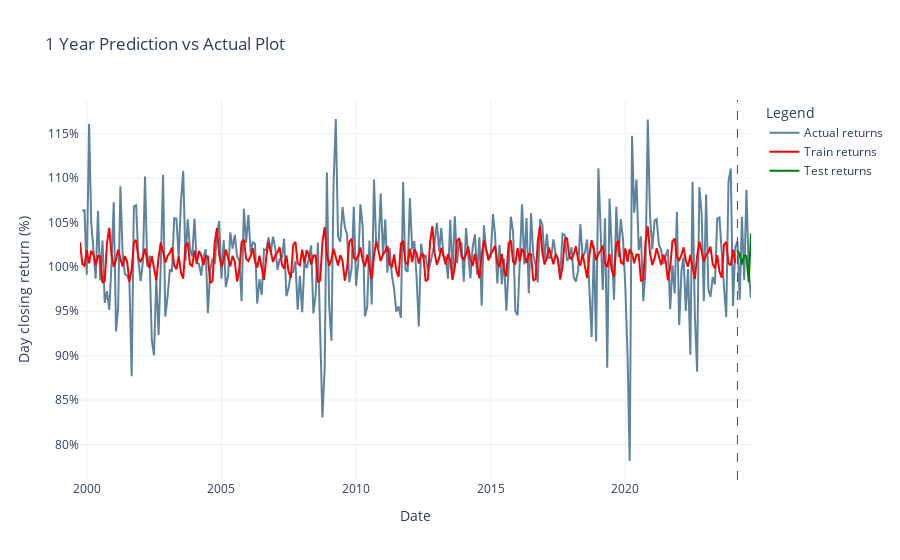

Write notebook code for a chart like this one.
### Code cell
forecasts = train_and_plot(dataframe=df, months=6)

### Figure 1 — Plotly figure (JSON) as saved in the notebook; plotly's stock layout.template omitted (floating-point values rounded to 4 significant figures; data arrays with more than 128 entries replaced by an {"elided": "..."} marker saying what was removed)
{"data": [{"line": {"color": "#5c839f", "width": 2}, "mode": "lines", "name": "Actual returns", "x": {"elided": "300 str values"}, "y": {"elided": "300 float values"}, "type": "scatter"}, {"line": {"color": "red", "width": 2}, "mode": "lines", "name": "Train returns", "x": {"elided": "293 str values"}, "y": {"elided": "293 float values"}, "type": "scatter"}, {"line": {"color": "green", "width": 2}, "mode": "lines", "name": "Test returns", "x": ["2024-03-01", "2024-04-01", "2024-05-01", "2024-06-01", "2024-07-01", "2024-08-01", "2024-09-01"], "y": [1.019, 1.014, 1.003, 1.013, 1.012, 0.9824, 1.038, 1.027, 0.9898, 0.9979, 1.026, 1.024], "type": "scatter"}], "layout": {"shapes": [{"line": {"color": "red", "dash": "dash", "width": 1}, "type": "line", "x0": "2024-03-01", "x1": "2024-03-01", "xref": "x", "y0": 0, "y1": 1, "yref": "y domain"}], "yaxis": {"title": {"text": "Day closing return (%)"}, "tickformat": ".0%"}, "title": {"text": "1 Year Prediction vs Actual Plot"}, "xaxis": {"title": {"text": "Date"}}, "legend": {"title": {"text": "Legend"}}}}
